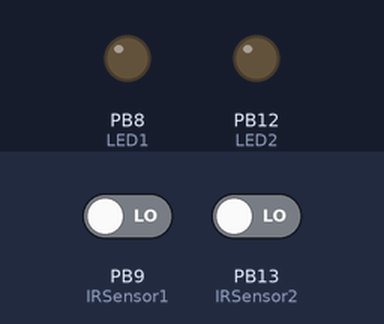
A program run on a simulated STM32 Black Pill. On the bench: output pins drawn as LEDs (lit = HIGH). The inputs (shaded band) are chosen by the test bench; at power-on: PB9 (IRSensor1) LOW, PB13 (IRSensor2) LOW. What the program prints to the serial monitor is not drawn.

Above: at 1.2 s.
1.3 s: PB9 (IRSensor1) driven HIGH
At 1.9 s:
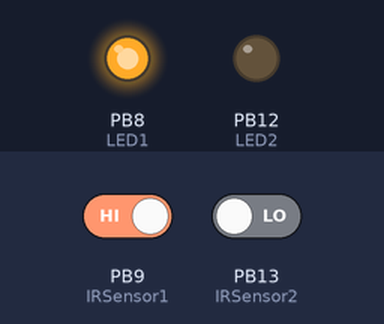
2.8 s: PB13 (IRSensor2) driven HIGH
At 3.1 s:
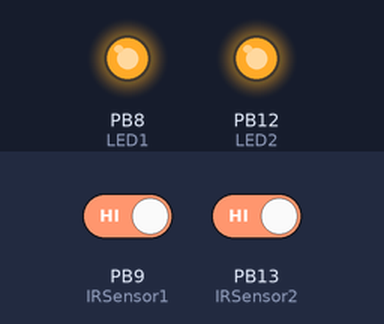
4.3 s: PB9 (IRSensor1) driven LOW
At 5.4 s:
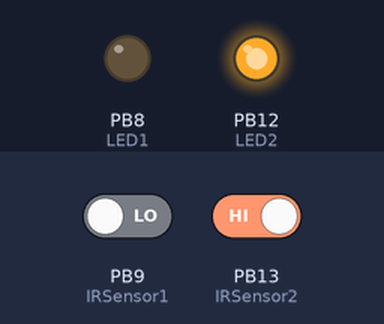
5.8 s: PB13 (IRSensor2) driven LOW
At 6.6 s:
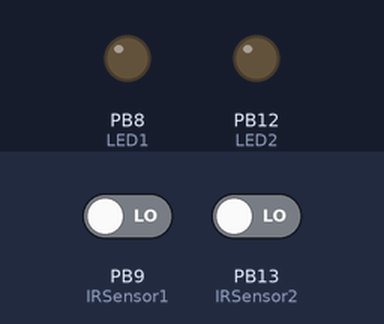
Timing chart, 0 to 8.3 s (numbered marks = the images above; inputs shaded):
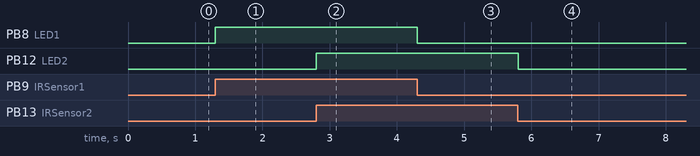

The program:

main.cpp
```cpp
#include <Arduino.h>

int IRSensor1 = PB9;
int IRSensor2 = PB13;
int LED1 = PB8;
int LED2 = PB12;

void setup(){
  Serial.begin(115200);
  Serial.println("Serial Working");
  pinMode(IRSensor1, INPUT);
  pinMode(IRSensor2, INPUT);
  pinMode(LED1, OUTPUT);
  pinMode(LED2, OUTPUT);
}

void loop(){
  int sensorStatus1 = digitalRead(IRSensor1);
  int sensorStatus2 = digitalRead(IRSensor2);
  Serial.println(sensorStatus1);

  if (sensorStatus1 == HIGH) {
    digitalWrite(LED1, HIGH);
    Serial.println("Motion Detected!");
  } else {
    digitalWrite(LED1, LOW);
    Serial.println("Motion Ended!");
  }
  if (sensorStatus2 == HIGH) {
    digitalWrite(LED2, HIGH);
    Serial.println("Motion Detected!");
  } else {
    digitalWrite(LED2, LOW);
    Serial.println("Motion Ended!");
  }
}
```

Measured:
- after the input at 1.3 s, PB8 (LED1): LOW → HIGH at once
- after the input at 2.8 s, PB12 (LED2): LOW → HIGH at once
- after the input at 4.3 s, PB8 (LED1): HIGH → LOW at once
- after the input at 5.8 s, PB12 (LED2): HIGH → LOW at once
